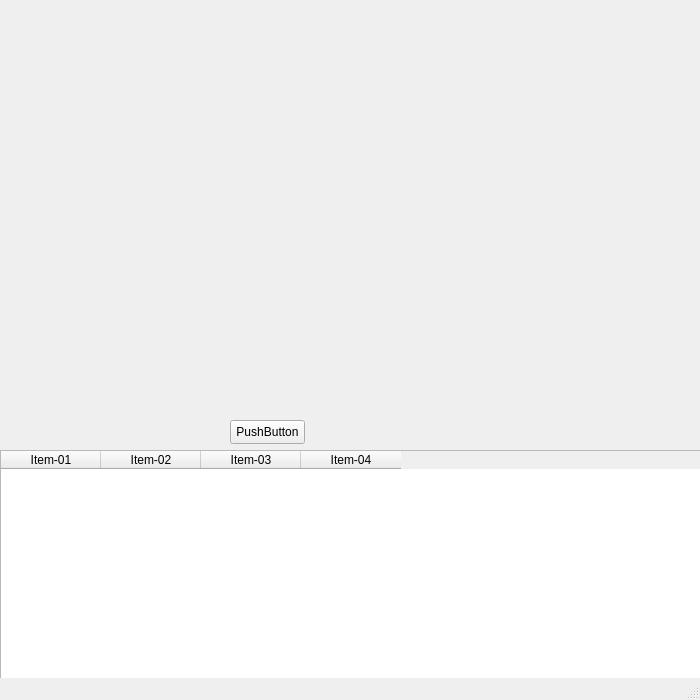
<?xml version="1.0" encoding="UTF-8"?>
<ui version="4.0">
 <class>MainWindow</class>
 <widget class="QMainWindow" name="MainWindow">
  <property name="geometry">
   <rect>
    <x>0</x>
    <y>0</y>
    <width>700</width>
    <height>700</height>
   </rect>
  </property>
  <property name="minimumSize">
   <size>
    <width>700</width>
    <height>700</height>
   </size>
  </property>
  <property name="maximumSize">
   <size>
    <width>700</width>
    <height>700</height>
   </size>
  </property>
  <property name="windowTitle">
   <string>AddEmployeeForm</string>
  </property>
  <widget class="QWidget" name="centralwidget">
   <widget class="QTableWidget" name="tableWidget">
    <property name="geometry">
     <rect>
      <x>0</x>
      <y>450</y>
      <width>701</width>
      <height>231</height>
     </rect>
    </property>
    <column>
     <property name="text">
      <string>Item-01</string>
     </property>
    </column>
    <column>
     <property name="text">
      <string>Item-02</string>
     </property>
    </column>
    <column>
     <property name="text">
      <string>Item-03</string>
     </property>
    </column>
    <column>
     <property name="text">
      <string>Item-04</string>
     </property>
    </column>
   </widget>
   <widget class="QPushButton" name="pushButton">
    <property name="geometry">
     <rect>
      <x>230</x>
      <y>420</y>
      <width>75</width>
      <height>24</height>
     </rect>
    </property>
    <property name="text">
     <string>PushButton</string>
    </property>
   </widget>
  </widget>
  <widget class="QMenuBar" name="menubar">
   <property name="geometry">
    <rect>
     <x>0</x>
     <y>0</y>
     <width>700</width>
     <height>22</height>
    </rect>
   </property>
  </widget>
  <widget class="QStatusBar" name="statusbar"/>
 </widget>
 <resources/>
 <connections/>
</ui>
